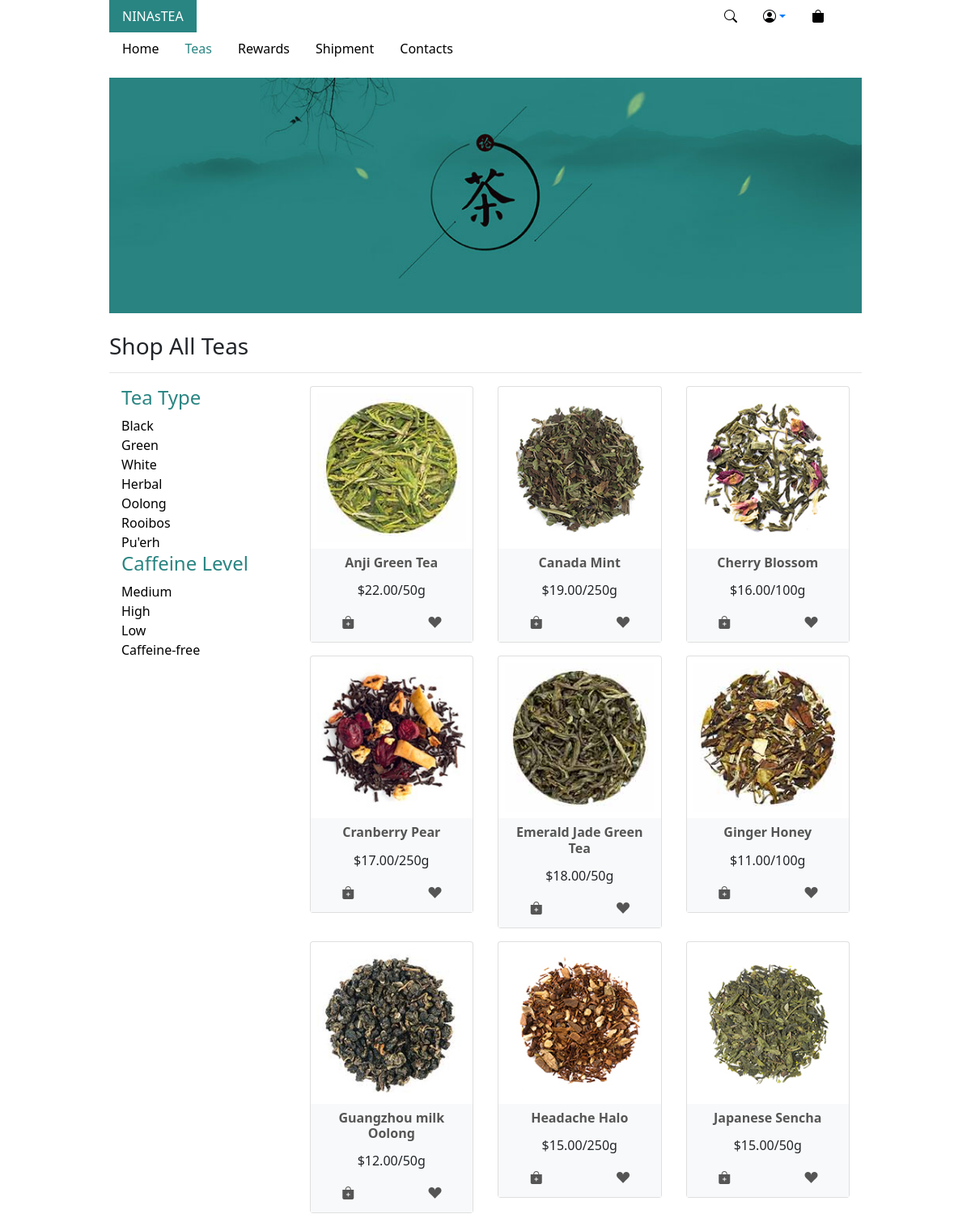
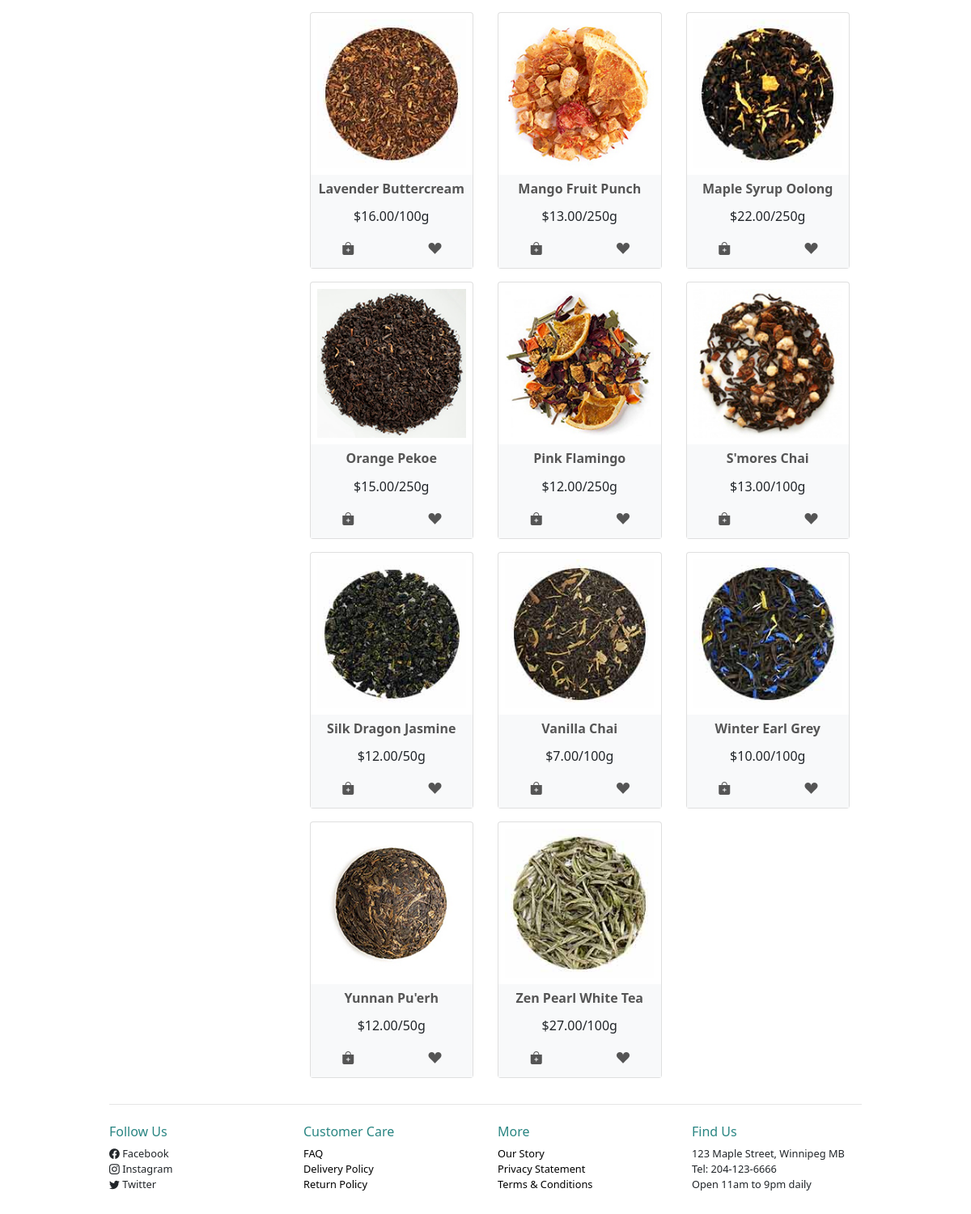
Page /?page=teas on the committed database (2 pictures, top to bottom).
### tables this page shows
CREATE TABLE `teas` (
  `id` int(11) NOT NULL AUTO_INCREMENT,
  `name` varchar(45) NOT NULL,
  `price` decimal(4,2) NOT NULL,
  `weight` enum('50g','100g','250g') NOT NULL,
  `type` enum('black','green','white','herbal','oolong','pu''erh','rooibos') NOT NULL,
  `caffeine` enum('high','medium','low','caffeine-free') DEFAULT NULL,
  `origin` varchar(45) DEFAULT NULL,
  `expire_date` date DEFAULT NULL,
  `organic` tinyint(1) NOT NULL DEFAULT 1,
  `ingredients` mediumtext DEFAULT NULL,
  `description` longtext DEFAULT NULL,
  `SKU` char(11) NOT NULL,
  `image` varchar(45) DEFAULT NULL,
  `created_at` datetime DEFAULT current_timestamp(),
  `updated_at` datetime DEFAULT NULL,
  `deleted_at` datetime DEFAULT NULL,
  PRIMARY KEY (`id`)
);

### controllers/teas.php (called while the page is built)
<?php
require __DIR__ . '/../models/teas_model.php';
$slug = 'teas';
if(!empty($_GET['type'])){
    $teas = allTeasbyType($dbh, $_GET['type']);
    $title = 'Shop ' . ucwords($_GET['type']) . ' Tea:';
}elseif(!empty($_GET['caffeine'])){
    $teas = allTeasbyCaffeine($dbh, $_GET['caffeine']);
    $title = 'Shop ' .  ucwords($_GET['caffeine']) . ' Level:';
}else{
    $teas = allTeas($dbh);
    $title = 'Shop All Teas';
}
$types = allTypes($dbh);
$caffeines = allCaffeines($dbh);
require __DIR__ . '/../views/teas.php';

### public/index.php (called while the page is built, shortened)
<?php
try{
    $path = __DIR__ . '/../controllers/' . $_GET['page'] . '.php';
    require $path;
}catch(Exception $e){
    dd($e->getTrace());
}

### models/teas_model.php (called while the page is built, shortened)
<?php
function allTeas(PDO $dbh):array
{
    $query = "SELECT
        teas.id,
        teas.name,
        teas.price,
        teas.weight,
        teas.image
        FROM teas
        ORDER by teas.name";
    $stmt = $dbh->query($query);
    $tea = $stmt->fetchAll();
    return $tea ?? [];
}
function allTypes(PDO $dbh):array
{
    $query = "SELECT DISTINCT teas.type as name FROM teas";
    $stmt = $dbh->query($query);
    return $stmt->fetchAll();
}
function allCaffeines(PDO $dbh):array
{
    $query = "SELECT DISTINCT teas.caffeine as name FROM teas";
    $stmt = $dbh->query($query);
    return $stmt->fetchAll();
}

### views/includes/functions.php (called while the page is built, shortened)
<?php
function e(string $str): string
{
    return htmlentities($str, ENT_QUOTES, "UTF-8");
}

### views/teas.php (the view)
<?php require __DIR__ . '/includes/header.inc.php';?>
    <section id="sec-teas">
      <div class="main_image">
        <img src="images/home_main.jpg" class="img-fluid" alt="homoe_banner">
      </div>
      <div class="mt-4"><h3><?=$title?></h3></div>
      <div class="divider"><hr></div>
      <div class="container">
        <div class="row">
          <div class="col-3" id="teas-side-nav">
            <h4>Tea Type</h4>
            <nav class="nav flex-column">
            <?php foreach ($types as $type) : ?>
                <a href="/?page=teas&type=<?=e($type['name'])?>"><?=ucwords($type['name'])?></a>
            <?php endforeach ; ?>
            </nav>
            <h4>Caffeine Level</h4>
            <nav class="nav flex-column">
            <?php foreach ($caffeines as $caffeine) : ?>
                <a href="/?page=teas&caffeine=<?=e($caffeine['name'])?>"><?=ucwords($caffeine['name'])?></a>
            <?php endforeach ; ?>
            </nav>
          </div>
          <div class="col">
            <div class="row" id="product-wrapper">
              <?php foreach($teas as $tea) : ?>
              <div class="col-4 mb-3">
                <div class="card">
                  <img src="images/<?=e($tea['image'])?>" class="card-img-top mx-auto d-block p-2" alt="<?=e($tea['name'])?>" style="width:200px;height:200px;">
                  <div class="card-body bg-light p-2">
                    <h6 class="card-title text-center font-weight-bold"><a href="/?page=teainfo&tea=<?=e($tea['id'])?>"><?=e($tea['name'])?></a></h6>
                    <p class="card-text text-center">$<?=e($tea['price'])?>/<?=e($tea['weight'])?></p>
                    <div class="row justify-content-around pb-1">
                      <span>
                        <a href="/?page=add_to_bag&tea_id=<?=e($tea['id'])?>"><i class="bi bi-bag-plus-fill"></i></a>
                      </span>
                      <span>
                        <a href="/?page=add_to_wish_list&tea_id=<?=e($tea['id'])?>"><i class="bi bi-suit-heart-fill"></i></a>
                      </span>
                    </div>
                  </div>
                </div>
              </div>
            <?php endforeach;?>
            </div>
          </div>
        </div>
      </div>
    </section>
<?php require __DIR__ . '/includes/footer.inc.php';?>

### views/includes/header.inc.php (shortened to what this page needs)
<!doctype html>
<html lang="en">
<head>
  <link rel="stylesheet" href="https://cdn.jsdelivr.net/npm/bootstrap@4.6.0/dist/css/bootstrap.min.css">
  <link rel="stylesheet" href="https://cdn.jsdelivr.net/npm/bootstrap-icons@1.4.1/font/bootstrap-icons.css">
  <link rel="stylesheet" type="text/css" href="css/main.css" media="screen" />
  <?php if($slug==='home') : ?>
    <link rel="stylesheet" href="css/home.css"/>
  <?php elseif($slug==='teas') : ?>
    <link rel="stylesheet" href="css/teas.css"/>
  <?php elseif($slug==='rewards') : ?>
    <link rel="stylesheet" href="css/rewards.css"/>
  <?php elseif($slug==='shipment') : ?>
    <link rel="stylesheet" href="css/shipment.css"/>
  <?php elseif($slug==='contact') : ?>
    <link rel="stylesheet" href="css/contact.css"/>
  <?php elseif($slug==='register') : ?>
    <link rel="stylesheet" href="css/register.css"/>
  <?php elseif($slug==='profile') : ?>
    <link rel="stylesheet" href="css/profile.css"/>
  <?php elseif($slug==='signin') : ?>
    <link rel="stylesheet" href="css/signin.css"/>
  <?php endif; ?>
</head>
<body>
  <div class="container">
    <header>
      <?php require realpath(__DIR__ . '/logo.inc.php'); ?>
      <?php require realpath(__DIR__ . '/nav.inc.php'); ?>
    </header>

### views/includes/logo.inc.php (shortened to what this page needs)
<div class="d-flex justify-content-between">
        <div class="d-inline-flex" id="logo">
          <a class="text-white nav-link fs-1 fw-bold fst-italic lh-1" href="/">NINAsTEA</a>
        </div>
        <div class="d-inline-flex justify-content-between" id="user-icons">
          <ul class="nav">
            <li class="nav-item"><a class="nav-link" href="#"><i class="bi bi-search fs-4"></i></a></li>
            <li class="nav-item dropdown">
              <a class="nav-link dropdown-toggle" data-toggle="dropdown" href="#" role="button" aria-haspopup="true" aria-expanded="false"><i class="bi bi-person-circle fs-4"></i></a>
            </li>
            <li class="nav-item"><a class="nav-link" href="/?page=shoppingbag"><i class="bi bi-bag-fill fs-4"></i></a></li>
          </ul>
        </div>
</div>

### views/includes/nav.inc.php
<nav class="main-nav pb-3">
    <ul class="nav fs-3" id="main-nemu">
        <li class="nav-item">
            <a class="nav-link <?=($slug === 'home')? 'active' : '';?>" href="/">Home</a>
        </li>
        <li class="nav-item">
            <a class="nav-link <?=($slug === 'teas')? 'active' : '';?>" href="/?page=teas">Teas</a>
        </li>
        <li class="nav-item">
            <a class="nav-link <?=($slug === 'rewards')? 'active' : '';?>" href="/?page=rewards">Rewards</a>
        </li>
        <li class="nav-item">
            <a class="nav-link <?=($slug === 'shipment')? 'active' : '';?>" href="/?page=shipment">Shipment</a>
        </li>
        <li class="nav-item">
            <a class="nav-link <?=($slug === 'contact')? 'active' : '';?>" href="/?page=contact">Contacts</a>
        </li>
    </ul>
</nav>

### views/includes/footer.inc.php (shortened to what this page needs)
<div class="divider"><hr></div>
    <footer class="row pt-2 pb-5">
      <div class="col">
        <h6>Follow Us</h6>
        <p><i class="bi bi-facebook"></i> Facebook</p>
        <p><i class="bi bi-instagram"></i> Instagram</p>
        <p><i class="bi bi-twitter"></i> Twitter</p>
      </div>
      <div class="col">
        <h6>Customer Care</h6>
        <p><a href="#">FAQ</a></p>
        <p><a href="#">Delivery Policy</a></p>
        <p><a href="#">Return Policy</a></p>
      </div>
      <div class="col">
        <h6>More</h6>
        <p><a href="#">Our Story</a></p>
        <p><a href="#">Privacy Statement</a></p>
        <p><a href="#">Terms & Conditions</a></p>
      </div>
      <div class="col">
        <h6>Find Us</h6>
        <p>123 Maple Street, Winnipeg MB</p>
        <p>Tel: 204-123-6666</p>
        <p>Open 11am to 9pm daily</p>
      </div>
    </footer>
  </div>
</body>
</html>

### public/css/main.css (style rules this page uses)
:root { --main-color: #298582; --secondary-color:#136460; }
body { font-family: 'Segoe UI', Tahoma, Geneva, Verdana, sans-serif; max-width: 960px; margin: 0 auto; }
.main-nav a, #user-icons a i { color: #000; transition: all 0.6s ease; }
.main-nav a.active { color: var(--main-color); }
#logo { background-color: var(--main-color); }
#user-icons { width: 20%; }
footer h6 { color: var(--main-color); }
footer p { font-size: 0.8em; margin: 0; }
footer a { text-decoration: none; color: #000; }

### public/css/teas.css (style rules this page uses)
#teas-side-nav h4, #teas-side-nav a:hover { color: var(--main-color); }
#teas-side-nav a { color: #000; transition: all 0.6s ease; }
#product-wrapper a { text-decoration: none; color:#555; transition: all .4s ease; }

### rows in the picture
teas: image (picture), name "Anji Green Tea", price "22.00", weight "50g"
teas: image (picture), name "Canada Mint", price "19.00", weight "250g"
teas: image (picture), name "Cherry Blossom", price "16.00", weight "100g"
teas: image (picture), name "Cranberry Pear", price "17.00", weight "250g"
teas: image (picture), name "Emerald Jade Green Tea", price "18.00", weight "50g"
teas: image (picture), name "Ginger Honey", price "11.00", weight "100g"
teas: image (picture), name "Guangzhou milk Oolong", price "12.00", weight "50g"
teas: image (picture), name "Headache Halo", price "15.00", weight "250g"
teas: image (picture), name "Japanese Sencha", price "15.00", weight "50g"
teas: image (picture), name "Lavender Buttercream", price "16.00", weight "100g"
teas: image (picture), name "Mango Fruit Punch", price "13.00", weight "250g"
teas: image (picture), name "Maple Syrup Oolong", price "22.00", weight "250g"
teas: image (picture), name "Orange Pekoe", price "15.00", weight "250g"
teas: image (picture), name "Pink Flamingo", price "12.00", weight "250g"
teas: image (picture), name "S'mores Chai", price "13.00", weight "100g"
teas: image (picture), name "Silk Dragon Jasmine", price "12.00", weight "50g"
teas: image (picture), name "Vanilla Chai", price "7.00", weight "100g"
teas: image (picture), name "Winter Earl Grey", price "10.00", weight "100g"
teas: image (picture), name "Yunnan Pu'erh", price "12.00", weight "50g"
teas: image (picture), name "Zen Pearl White Tea", price "27.00", weight "100g"

### other values in the picture
$title "Shop All Teas"
$type['name'] "Black"
$type['name'] "Green"
$type['name'] "White"
$type['name'] "Herbal"
$type['name'] "Oolong"
$type['name'] "Rooibos"
$type['name'] "Pu'erh"
$caffeine['name'] "Medium"
$caffeine['name'] "High"
$caffeine['name'] "Low"
$caffeine['name'] "Caffeine-free"
